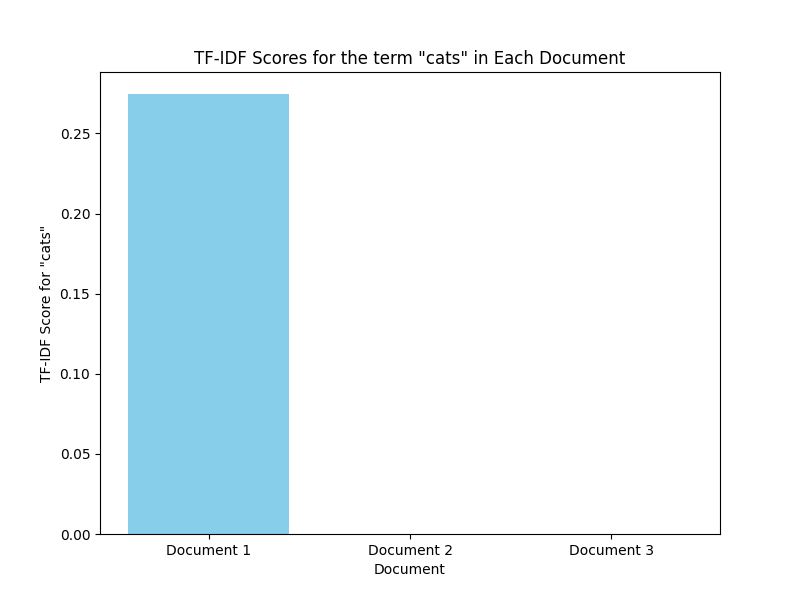

Write Python code to recreate this figure.
import math
import matplotlib.pyplot as plt
import numpy as np
from collections import Counter

def tokenize(document):
    # Tokenize the document (split into individual words)
    return document.lower().split()

def calculate_tf(tokens):
    # Calculate Term Frequency (TF)
    tf_counter = Counter(tokens)
    total_terms = len(tokens)
    tf = {term: count / total_terms for term, count in tf_counter.items()}
    return tf

def calculate_idf(documents):
    # Calculate Inverse Document Frequency (IDF)
    total_documents = len(documents)
    idf = {}
    for document in documents:
        tokens_set = set(tokenize(document))
        for term in tokens_set:
            idf[term] = idf.get(term, 0) + 1

    idf = {term: math.log(total_documents / count) for term, count in idf.items()}
    return idf

def calculate_tf_idf(tf, idf):
    # Calculate TF-IDF
    tf_idf = {term: tf_value * idf.get(term, 0) for term, tf_value in tf.items()}
    return tf_idf

# Example documents
documents = [
    "Cats are beautiful creatures.",
    "Dogs are loyal pets.",
    "Birds can fly in the sky."
]

# Tokenize documents
tokenized_documents = [tokenize(doc) for doc in documents]

# Calculate TF for each document
tfs = [calculate_tf(tokens) for tokens in tokenized_documents]

# Calculate IDF
idf = calculate_idf(documents)

# Calculate TF-IDF for "cats" in each document
term = "cats"
tf_idfs_for_cats = []

for tf in tfs:
    # Check if "cats" is in the document
    if term in tf:
        tf_idf = calculate_tf_idf({term: tf[term]}, idf)
    else:
        tf_idf = {term: 0}  # If "cats" is not in the document, TF-IDF is 0
    tf_idfs_for_cats.append(tf_idf)

# Extract TF-IDF values for visualization
tf_idf_values = [tf_idf[term] for tf_idf in tf_idfs_for_cats]

# Plotting the TF-IDF values
plt.figure(figsize=(8, 6))
plt.bar(range(len(tf_idf_values)), tf_idf_values, color='skyblue')
plt.xlabel('Document')
plt.ylabel('TF-IDF Score for "cats"')
plt.title('TF-IDF Scores for the term "cats" in Each Document')
plt.xticks(range(len(tf_idf_values)), ['Document {}'.format(i+1) for i in range(len(tf_idf_values))])
plt.show()
